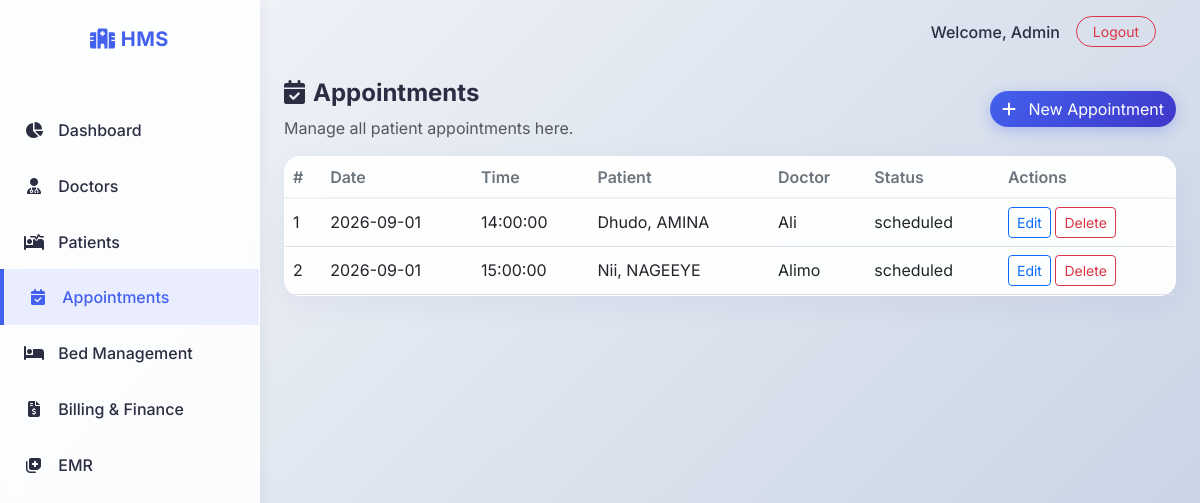
The page /appointments/ (signed in) on the database as committed earlier.
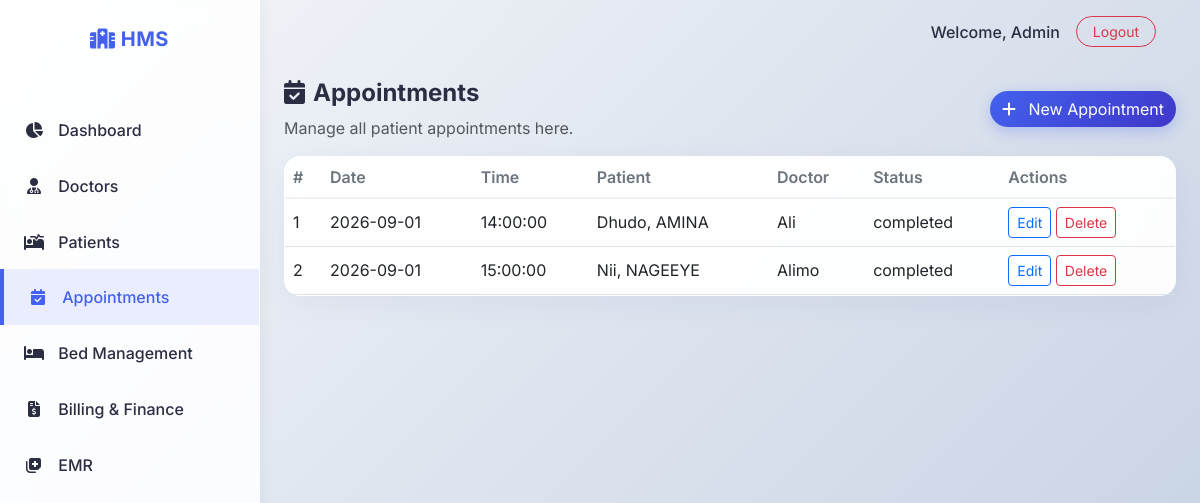
The same page on the database as committed later.
### models.py (models this page shows)
class Appointment(db.Model):
    id = db.Column(db.Integer, primary_key=True)
    date = db.Column(db.Date, nullable=False)
    time = db.Column(db.Time, nullable=False)
    status = db.Column(db.String(20), default='scheduled') # scheduled, completed, cancelled
    patient_id = db.Column(db.Integer, db.ForeignKey('patient.id'), nullable=False)
    doctor_id = db.Column(db.Integer, db.ForeignKey('doctor.id'), nullable=False)

class Patient(db.Model):
    id = db.Column(db.Integer, primary_key=True)
    name = db.Column(db.String(100), nullable=False)
    dob = db.Column(db.Date)
    age = db.Column(db.Integer, nullable=False)
    gender = db.Column(db.String(20))
    phone = db.Column(db.String(20))
    address = db.Column(db.String(255))
    admission_date = db.Column(db.DateTime, default=datetime.utcnow)
    status = db.Column(db.String(20), default='outpatient') # admitted, discharged, outpatient
    doctor_id = db.Column(db.Integer, db.ForeignKey('doctor.id'))
    appointments = db.relationship('Appointment', backref='patient', lazy='dynamic')
    beds = db.relationship('Bed', backref='patient', lazy='dynamic')
    billings = db.relationship('Billing', backref='patient', lazy='dynamic')
    medical_records = db.relationship('MedicalRecord', backref='patient', lazy='dynamic')

class Doctor(db.Model):
    id = db.Column(db.Integer, primary_key=True)
    name = db.Column(db.String(100), nullable=False)
    specialization = db.Column(db.String(100), nullable=False)
    phone = db.Column(db.String(20))
    email = db.Column(db.String(120))
    department = db.Column(db.String(100))
    patients = db.relationship('Patient', backref='doctor', lazy='dynamic')
    appointments = db.relationship('Appointment', backref='doctor', lazy='dynamic')
    medical_records = db.relationship('MedicalRecord', backref='doctor', lazy='dynamic')

### routes/appointments.py (the view)
@appointments_bp.route('/')
@login_required
def list_appointments():
    appointments = Appointment.query.order_by(Appointment.date.desc(), Appointment.time).all()
    return render_template('appointments.html', appointments=appointments)

### app.py (called while the page is built)
@login_manager.user_loader
def load_user(user_id):
    return User.query.get(int(user_id))

### templates/appointments.html
{% extends "base.html" %}
{% block content %}
<div class="d-flex justify-content-between align-items-center mb-3">
    <div>
        <h4 class="fw-bold text-main"><i class="fa-solid fa-calendar-check me-2"></i>Appointments</h4>
        <p class="text-muted mb-0">Manage all patient appointments here.</p>
    </div>
    <div>
        <a href="{{ url_for('appointments.add_appointment') }}" class="btn btn-primary rounded-pill">
            <i class="fa-solid fa-plus me-2"></i> New Appointment
        </a>
    </div>
</div>
<div class="card glass">
    <div class="card-body p-0">
        <div class="table-responsive">
            <table class="table table-hover mb-0">
                <thead>
                    <tr>
                        <th>#</th>
                        <th>Date</th>
                        <th>Time</th>
                        <th>Patient</th>
                        <th>Doctor</th>
                        <th>Status</th>
                        <th>Actions</th>
                    </tr>
                </thead>
                <tbody>
                    {% for a in appointments %}
                    <tr>
                        <td>{{ a.id }}</td>
                        <td>{{ a.date }}</td>
                        <td>{{ a.time }}</td>
                        <td>{{ a.patient.name if a.patient else '—' }}</td>
                        <td>{{ a.doctor.name if a.doctor else '—' }}</td>
                        <td>{{ a.status }}</td>
                        <td>
                            <a href="{{ url_for('appointments.edit_appointment', id=a.id) }}" class="btn btn-sm btn-outline-primary">Edit</a>
                            <form method="POST" action="{{ url_for('appointments.delete_appointment', id=a.id) }}" style="display:inline-block;" onsubmit="return confirm('Delete this appointment?');">
                                <button class="btn btn-sm btn-outline-danger">Delete</button>
                            </form>
                        </td>
                    </tr>
                    {% else %}
                    <tr><td colspan="7" class="text-center text-muted py-3">No appointments found.</td></tr>
                    {% endfor %}
                </tbody>
            </table>
        </div>
    </div>
</div>
{% endblock %}

Rows that differ between the two databases and show on the page:
changed Appointment "Dhudo, AMINA": status "scheduled" → "completed"
changed Appointment "Nii, NAGEEYE": status "scheduled" → "completed"
